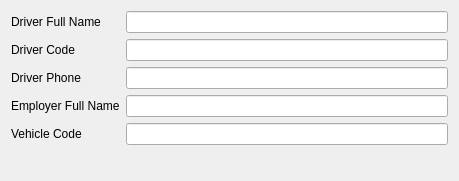
<?xml version="1.0" encoding="UTF-8"?>
<ui version="4.0">
 <class>DriverSettings</class>
 <widget class="QWidget" name="DriverSettings">
  <property name="geometry">
   <rect>
    <x>0</x>
    <y>0</y>
    <width>459</width>
    <height>181</height>
   </rect>
  </property>
  <property name="windowTitle">
   <string>Form</string>
  </property>
  <layout class="QVBoxLayout" name="verticalLayout">
   <item>
    <layout class="QFormLayout" name="formLayout">
     <item row="0" column="0">
      <widget class="QLabel" name="label">
       <property name="text">
        <string>Driver Full Name</string>
       </property>
      </widget>
     </item>
     <item row="0" column="1">
      <widget class="QLineEdit" name="driverFullName"/>
     </item>
     <item row="1" column="1">
      <widget class="QLineEdit" name="driverCode"/>
     </item>
     <item row="3" column="1">
      <widget class="QLineEdit" name="employerFullName"/>
     </item>
     <item row="3" column="0">
      <widget class="QLabel" name="label_3">
       <property name="text">
        <string>Employer Full Name</string>
       </property>
      </widget>
     </item>
     <item row="4" column="0">
      <widget class="QLabel" name="label_4">
       <property name="text">
        <string>Vehicle Code</string>
       </property>
      </widget>
     </item>
     <item row="4" column="1">
      <widget class="QLineEdit" name="vehicleCode"/>
     </item>
     <item row="2" column="0">
      <widget class="QLabel" name="label_2">
       <property name="text">
        <string>Driver Phone</string>
       </property>
      </widget>
     </item>
     <item row="1" column="0">
      <widget class="QLabel" name="label_5">
       <property name="text">
        <string>Driver Code</string>
       </property>
      </widget>
     </item>
     <item row="2" column="1">
      <widget class="QLineEdit" name="driverPhone"/>
     </item>
    </layout>
   </item>
  </layout>
 </widget>
 <tabstops>
  <tabstop>driverFullName</tabstop>
  <tabstop>driverCode</tabstop>
  <tabstop>driverPhone</tabstop>
  <tabstop>employerFullName</tabstop>
  <tabstop>vehicleCode</tabstop>
 </tabstops>
 <resources/>
 <connections/>
</ui>
